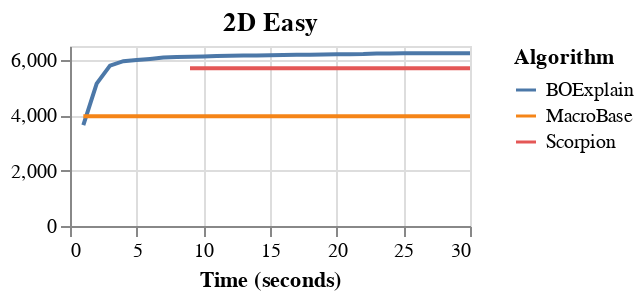

Source (notebook cell):
### Markdown cell above
# Recreate Figure 4

After getting the results above, run the following cells to recreate the Figure 4.

### Code cell
import altair as alt
import pandas as pd
import numpy as np
alt.data_transformers.disable_max_rows()
from json import loads

df_scorp = pd.DataFrame({"Algorithm": ["Scorpion"] * 300})
df_scorp["Time (seconds)"] = list(range(1, 31)) * 10
df_scorp["Value"] = 5694.716891020526 # synth2d_easy
df_scorp.loc[df_scorp["Time (seconds)"] <= 8, "Value"] = np.nan

df_mb = pd.DataFrame({"Algorithm": ["MacroBase"] * 300})
df_mb["Time (seconds)"] = list(range(1, 31)) * 10
df_mb["Value"] = 3963.038686566325 # synth2d_easy

experiments = {}

fo = open("results/scorpion_synth2d_easy.json", "r")
for i, line in enumerate(fo.readlines()):
    experiments[i] = loads(line)
fo.close()

import re
df = pd.DataFrame({}, columns=["Algorithm", "Time (seconds)", "Value"])
for i in range(len(experiments)):
    df_new = pd.DataFrame.from_dict({"Algorithm": experiments[i]["cat_enc"],
                        "Time (seconds)": list(range(1, experiments[i]["runtime"] + 1)),
                        "Value": experiments[i]["time_array"]},
                                orient='index').T
    df = df.append(df_new)
df = df.explode("Value")
df = df.set_index(['Algorithm']).apply(pd.Series.explode).reset_index()
df = df.append(df_scorp)
df = df.append(df_mb)
df["Algorithm"] = df["Algorithm"].replace({"individual_contribution_warm_start_top1": "BOExplain"})


num_cols = f"{len(experiments[0]['num_cols'])} numerical columns: "
for i, col in enumerate(experiments[0]["num_cols"]):
    num_cols += f"{col} (range {experiments[0]['num_cols_range'][i][0]} to {experiments[0]['num_cols_range'][i][1]}), "
cat_cols = f"{experiments[0]['cat_cols']} categorical columns: "
for i, col in enumerate(experiments[0]["cat_cols"]):
    cat_cols += f"{col} ({experiments[0]['num_cols_n_uniq'][i]} unique values), "

out_str = f"Experiment: {experiments[0]['name']}. Completed {experiments[0]['n_trials']} iterations for {experiments[0]['runs']} runs. Search space includes "

if len(experiments[0]['num_cols']) > 0:
    out_str += num_cols
    if len(experiments[0]['cat_cols']) > 0:
        out_str += "and "

if len(experiments[0]['cat_cols']) > 0:
    out_str += cat_cols

out_str = f"{out_str[:-2]}."

out_lst = [line.strip() for line in re.findall(r'.{1,140}(?:\s+|$)', out_str)]

line = alt.Chart(df, title="2D Easy").mark_line().encode(
    x='Time (seconds)',
    y=alt.Y('mean(Value)',  title=None),# scale=alt.Scale(domain=[0, 1900])),
    color="Algorithm",
).properties(
#     title=out_lst, #{"text": out_lst, "subtitle": ""}
    width=200,
    height=90
)
band = alt.Chart(df).mark_errorband(extent='stdev').encode(
    x='Time (seconds)',
    y=alt.Y('Value', title=None),#'Mean Objective Function Value'),# scale=alt.Scale(domain=[0, 1900])),
    color="Algorithm"
)
chart1 = line #+ band
# chart = chart.configure_title(
#     anchor='start',
# )
# chart.configure_legend(
#     orient='none',
#     legendX=280,
#     legendY=235,
#     symbolSize=150,
#     title=None,
#     offset=-5,
#     columns=4
# )
chart1

### Figure 1 — Vega-Lite specification as saved in the notebook (floating-point values rounded to 4 significant figures; data arrays with more than 128 entries replaced by an {"elided": "..."} marker saying what was removed)
{"config": {"view": {"continuousWidth": 400, "continuousHeight": 300}}, "data": {"name": "data-715b82090410134918526d11cccb5ead"}, "mark": "line", "encoding": {"color": {"type": "nominal", "field": "Algorithm"}, "x": {"type": "quantitative", "field": "Time (seconds)"}, "y": {"type": "quantitative", "aggregate": "mean", "field": "Value", "title": null}}, "height": 90, "title": "2D Easy", "width": 200, "$schema": "https://vega.github.io/schema/vega-lite/v4.8.1.json", "datasets": {"data-715b82090410134918526d11cccb5ead": {"elided": "900 records"}}}
